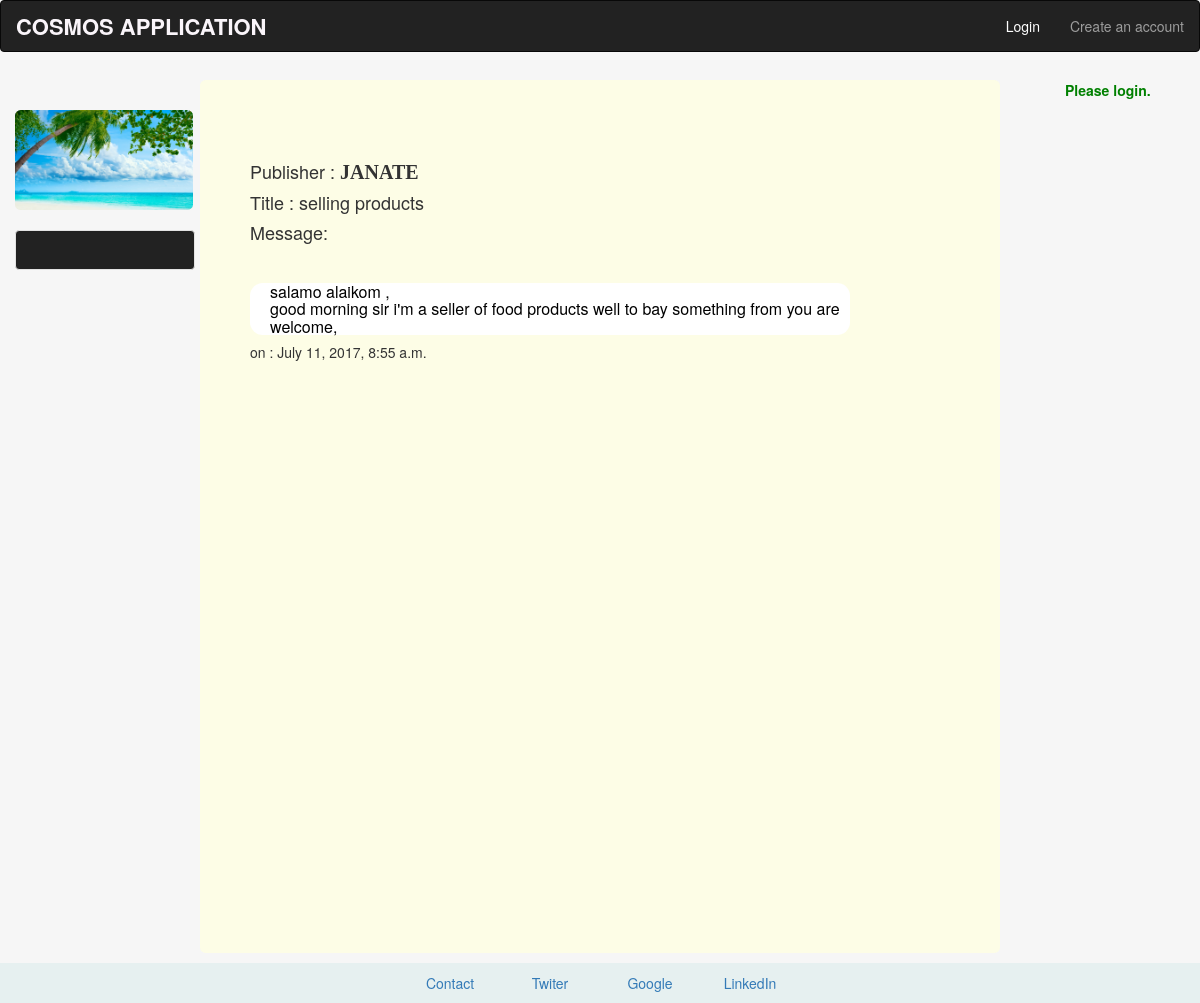
The page /blog/1 on the database its author committed.
### blog/models.py (models this page shows, shortened)
class Post(models.Model) :
    publisher=models.ForeignKey(User, related_name='publisher', verbose_name='Publisher')
    title=models.CharField(max_length=140)
    body=models.TextField()
    date = models.DateTimeField(default=datetime.now, blank=False)

### blog/templates/blog/post.html
{% extends "account/basic.html" %}
{% block content %}
<div class="col-md-1"></div>
<div class="col-md-7 divcommun" style="	margin-top:20px; min-height:100%">
         <h4>Publisher : <strong class="hpost4">{{ post.publisher|safe}}</strong></h4>
         <h4>Title : {{ post.title|safe}}</h4>
		 <h4>Message:</h4><br/>
		 <h5  class="hpost5">
            {{ post.body|safe|linebreaks}}
		 </h5>
         <h5>on : {{ post.date}}</h5>
</div>
<div class="col-sm-2"></div>
{% endblock %}

### account/static/account/mystyle/styleSheet.css (style rules this page uses)
body { position: relative; }
.divcommun { width:100%; }
.hpost5 { border-radius: 0.80em; background-color : rgb(255,255,255); color: black ; font-size: medium; min-height:50px; width:600px; padding-left:20px; }
.hpost4 { font-family:Serif; font-size:20px; text-transform: capitalize; padding-bottom:10px; }

### rows shown on the page
Post: publisher "JANATE", title "selling products", body "salamo alaikom , good morning sir i'm a seller of food products well to bay something from you are welcome,", date "July 11, 2017, 8:55 a.m."
